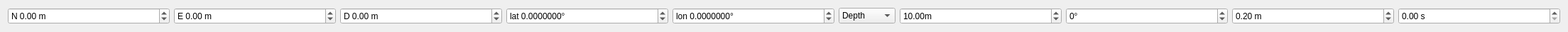
<?xml version="1.0" encoding="UTF-8"?>
<ui version="4.0">
 <class>QGCMissionNavWaypoint</class>
 <widget class="QWidget" name="QGCMissionNavWaypoint">
  <property name="geometry">
   <rect>
    <x>0</x>
    <y>0</y>
    <width>2208</width>
    <height>37</height>
   </rect>
  </property>
  <property name="sizePolicy">
   <sizepolicy hsizetype="Preferred" vsizetype="Preferred">
    <horstretch>0</horstretch>
    <verstretch>0</verstretch>
   </sizepolicy>
  </property>
  <property name="minimumSize">
   <size>
    <width>0</width>
    <height>0</height>
   </size>
  </property>
  <property name="windowTitle">
   <string>Form</string>
  </property>
  <property name="styleSheet">
   <string notr="true"/>
  </property>
  <layout class="QHBoxLayout" name="horizontalLayout">
   <item>
    <widget class="QDoubleSpinBox" name="posNSpinBox">
     <property name="sizePolicy">
      <sizepolicy hsizetype="Expanding" vsizetype="Fixed">
       <horstretch>0</horstretch>
       <verstretch>0</verstretch>
      </sizepolicy>
     </property>
     <property name="focusPolicy">
      <enum>Qt::WheelFocus</enum>
     </property>
     <property name="toolTip">
      <string>Position X coordinate</string>
     </property>
     <property name="statusTip">
      <string>Position X corrdinate</string>
     </property>
     <property name="wrapping">
      <bool>false</bool>
     </property>
     <property name="frame">
      <bool>true</bool>
     </property>
     <property name="accelerated">
      <bool>true</bool>
     </property>
     <property name="keyboardTracking">
      <bool>false</bool>
     </property>
     <property name="prefix">
      <string>N </string>
     </property>
     <property name="suffix">
      <string> m</string>
     </property>
     <property name="minimum">
      <double>-10000.000000000000000</double>
     </property>
     <property name="maximum">
      <double>10000.000000000000000</double>
     </property>
     <property name="singleStep">
      <double>0.050000000000000</double>
     </property>
    </widget>
   </item>
   <item>
    <widget class="QDoubleSpinBox" name="posESpinBox">
     <property name="sizePolicy">
      <sizepolicy hsizetype="Expanding" vsizetype="Fixed">
       <horstretch>0</horstretch>
       <verstretch>0</verstretch>
      </sizepolicy>
     </property>
     <property name="focusPolicy">
      <enum>Qt::WheelFocus</enum>
     </property>
     <property name="toolTip">
      <string>Position Y/Longitude coordinate</string>
     </property>
     <property name="statusTip">
      <string>Position Y/Longitude coordinate</string>
     </property>
     <property name="keyboardTracking">
      <bool>false</bool>
     </property>
     <property name="prefix">
      <string>E </string>
     </property>
     <property name="suffix">
      <string> m</string>
     </property>
     <property name="minimum">
      <double>-10000.000000000000000</double>
     </property>
     <property name="maximum">
      <double>10000.000000000000000</double>
     </property>
     <property name="singleStep">
      <double>0.050000000000000</double>
     </property>
     <property name="value">
      <double>0.000000000000000</double>
     </property>
    </widget>
   </item>
   <item>
    <widget class="QDoubleSpinBox" name="posDSpinBox">
     <property name="sizePolicy">
      <sizepolicy hsizetype="Expanding" vsizetype="Fixed">
       <horstretch>0</horstretch>
       <verstretch>0</verstretch>
      </sizepolicy>
     </property>
     <property name="focusPolicy">
      <enum>Qt::WheelFocus</enum>
     </property>
     <property name="toolTip">
      <string>Position Z coordinate (local frame, negative)</string>
     </property>
     <property name="statusTip">
      <string/>
     </property>
     <property name="keyboardTracking">
      <bool>false</bool>
     </property>
     <property name="prefix">
      <string>D </string>
     </property>
     <property name="suffix">
      <string> m</string>
     </property>
     <property name="minimum">
      <double>-10000.000000000000000</double>
     </property>
     <property name="maximum">
      <double>10000.000000000000000</double>
     </property>
     <property name="singleStep">
      <double>0.050000000000000</double>
     </property>
    </widget>
   </item>
   <item>
    <widget class="QDoubleSpinBox" name="latSpinBox">
     <property name="sizePolicy">
      <sizepolicy hsizetype="Expanding" vsizetype="Fixed">
       <horstretch>0</horstretch>
       <verstretch>0</verstretch>
      </sizepolicy>
     </property>
     <property name="focusPolicy">
      <enum>Qt::WheelFocus</enum>
     </property>
     <property name="toolTip">
      <string>Latitude in degrees</string>
     </property>
     <property name="statusTip">
      <string>Latitude in degrees</string>
     </property>
     <property name="keyboardTracking">
      <bool>false</bool>
     </property>
     <property name="prefix">
      <string>lat </string>
     </property>
     <property name="suffix">
      <string>°</string>
     </property>
     <property name="decimals">
      <number>7</number>
     </property>
     <property name="minimum">
      <double>-90.000000000000000</double>
     </property>
     <property name="maximum">
      <double>90.000000000000000</double>
     </property>
     <property name="singleStep">
      <double>0.000010000000000</double>
     </property>
    </widget>
   </item>
   <item>
    <widget class="QDoubleSpinBox" name="lonSpinBox">
     <property name="sizePolicy">
      <sizepolicy hsizetype="Expanding" vsizetype="Fixed">
       <horstretch>0</horstretch>
       <verstretch>0</verstretch>
      </sizepolicy>
     </property>
     <property name="focusPolicy">
      <enum>Qt::WheelFocus</enum>
     </property>
     <property name="toolTip">
      <string>Longitude in degrees</string>
     </property>
     <property name="statusTip">
      <string>Longitude in degrees</string>
     </property>
     <property name="keyboardTracking">
      <bool>false</bool>
     </property>
     <property name="prefix">
      <string>lon </string>
     </property>
     <property name="suffix">
      <string>°</string>
     </property>
     <property name="decimals">
      <number>7</number>
     </property>
     <property name="minimum">
      <double>-180.000000000000000</double>
     </property>
     <property name="maximum">
      <double>180.000000000000000</double>
     </property>
     <property name="singleStep">
      <double>0.000010000000000</double>
     </property>
    </widget>
   </item>
   <item>
    <widget class="QComboBox" name="altDepthBox">
     <property name="minimumSize">
      <size>
       <width>80</width>
       <height>0</height>
      </size>
     </property>
     <property name="editable">
      <bool>false</bool>
     </property>
     <property name="currentText">
      <string>Depth</string>
     </property>
     <property name="currentIndex">
      <number>0</number>
     </property>
     <property name="maxVisibleItems">
      <number>5</number>
     </property>
     <property name="frame">
      <bool>true</bool>
     </property>
     <item>
      <property name="text">
       <string>Depth</string>
      </property>
     </item>
     <item>
      <property name="text">
       <string>Altitude</string>
      </property>
     </item>
    </widget>
   </item>
   <item>
    <widget class="QDoubleSpinBox" name="altSpinBox">
     <property name="sizePolicy">
      <sizepolicy hsizetype="Expanding" vsizetype="Fixed">
       <horstretch>0</horstretch>
       <verstretch>0</verstretch>
      </sizepolicy>
     </property>
     <property name="toolTip">
      <string>Z in meters</string>
     </property>
     <property name="statusTip">
      <string>Z in meters</string>
     </property>
     <property name="wrapping">
      <bool>false</bool>
     </property>
     <property name="keyboardTracking">
      <bool>false</bool>
     </property>
     <property name="prefix">
      <string/>
     </property>
     <property name="suffix">
      <string>m</string>
     </property>
     <property name="decimals">
      <number>2</number>
     </property>
     <property name="minimum">
      <double>0.000000000000000</double>
     </property>
     <property name="maximum">
      <double>100.000000000000000</double>
     </property>
     <property name="singleStep">
      <double>1.000000000000000</double>
     </property>
     <property name="value">
      <double>10.000000000000000</double>
     </property>
    </widget>
   </item>
   <item>
    <widget class="QDoubleSpinBox" name="yawSpinBox">
     <property name="sizePolicy">
      <sizepolicy hsizetype="Expanding" vsizetype="Fixed">
       <horstretch>0</horstretch>
       <verstretch>0</verstretch>
      </sizepolicy>
     </property>
     <property name="focusPolicy">
      <enum>Qt::StrongFocus</enum>
     </property>
     <property name="toolTip">
      <string>Desired yaw angle at waypoint (Hovering Vehicles Only)</string>
     </property>
     <property name="statusTip">
      <string>Desired yaw angle at waypoint (Hovering Vehicles Only)</string>
     </property>
     <property name="wrapping">
      <bool>true</bool>
     </property>
     <property name="keyboardTracking">
      <bool>false</bool>
     </property>
     <property name="prefix">
      <string/>
     </property>
     <property name="suffix">
      <string>°</string>
     </property>
     <property name="decimals">
      <number>0</number>
     </property>
     <property name="minimum">
      <double>-180.000000000000000</double>
     </property>
     <property name="maximum">
      <double>180.000000000000000</double>
     </property>
    </widget>
   </item>
   <item>
    <widget class="QDoubleSpinBox" name="acceptanceSpinBox">
     <property name="sizePolicy">
      <sizepolicy hsizetype="MinimumExpanding" vsizetype="Fixed">
       <horstretch>0</horstretch>
       <verstretch>0</verstretch>
      </sizepolicy>
     </property>
     <property name="toolTip">
      <string>Uncertainty radius in meters
where to accept this waypoint as reached</string>
     </property>
     <property name="statusTip">
      <string>Uncertainty radius in meters where to accept this waypoint as reached</string>
     </property>
     <property name="keyboardTracking">
      <bool>false</bool>
     </property>
     <property name="suffix">
      <string> m</string>
     </property>
     <property name="value">
      <double>0.200000000000000</double>
     </property>
    </widget>
   </item>
   <item>
    <widget class="QDoubleSpinBox" name="holdTimeSpinBox">
     <property name="sizePolicy">
      <sizepolicy hsizetype="MinimumExpanding" vsizetype="Fixed">
       <horstretch>0</horstretch>
       <verstretch>0</verstretch>
      </sizepolicy>
     </property>
     <property name="toolTip">
      <string>Time to stay/loiter at this position before advancing</string>
     </property>
     <property name="statusTip">
      <string>Time to stay/loiter at this position before advancing</string>
     </property>
     <property name="keyboardTracking">
      <bool>false</bool>
     </property>
     <property name="suffix">
      <string> s</string>
     </property>
     <property name="maximum">
      <double>9999.989999999999782</double>
     </property>
    </widget>
   </item>
  </layout>
 </widget>
 <resources/>
 <connections/>
</ui>
